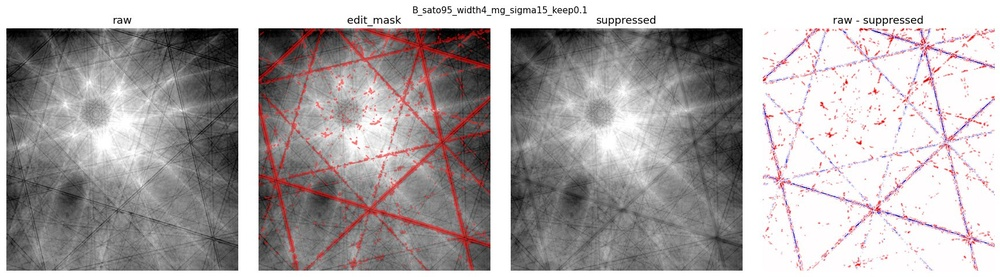
#> input picture docs/review_runs/visual_line_hide_v1/variants/B_sato95_width4_mg_sigma15_keep0.1/summary_panel.jpg, 1000 x 277 px, shrunk from 1729 x 479 before the run
$ python stage2_background_sampling.py --input ../../docs/review_runs/visual_line_hide_v1/variants/B_sato95_width4_mg_sigma15_keep0.1/summary_panel.jpg --out out
#> lines starting #> are read from the running program, lines starting #| are printed output that depends on the picture
"""Stage 2 - Kossel line local random background sampling test.

This stage does NOT train a model and does NOT detect defects.
It only tests whether labelled Kossel line regions can be made to visually
blend into the background by local random patch sampling + soft blending.

Run:
    python stage2_background_sampling.py \
        --input data.tif \
        --dataset line_stage1_dataset \
        --out stage2_bg_sampling_test

If model probability is available:
    python stage2_background_sampling.py \
        --input data.tif \
        --dataset line_stage1_dataset \
        --line-prob line_stage1_infer_v1/line_prob.tif \
        --out stage2_bg_sampling_test
"""

from __future__ import annotations

import argparse
import csv
import json
from pathlib import Path

import numpy as np
import tifffile
from PIL import Image
from scipy import ndimage
from skimage import measure, morphology
from skimage.morphology import disk

import matplotlib
matplotlib.use("Agg")
import matplotlib.pyplot as plt


# ------------------------------- I/O helpers ------------------------------- #


def find_file(*candidates):
    for c in candidates:
        if c is None:
            continue
        p = Path(c)
        if p.exists():
            return p
    return None


def load_grayscale(path):
    p = Path(path)
    if p.suffix.lower() in (".tif", ".tiff"):
        img = tifffile.imread(str(p))
    else:
        img = np.array(Image.open(str(p)))
#> img is the input picture: shape (277, 1000, 3); mean R, G, B 172.3, 166.4, 167.1
    if img.ndim == 3:
        if img.shape[-1] in (3, 4):
            img = img[..., :3].mean(axis=-1)
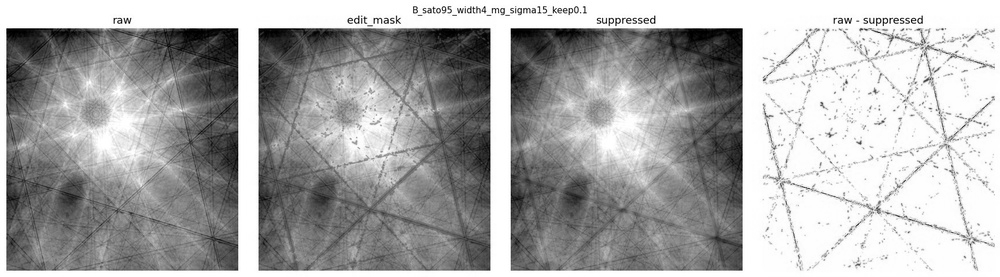
#> img: shape (277, 1000) float64; min 0, max 255, mean 168.6
        elif img.shape[0] in (1, 3, 4):
            img = img[0] if img.shape[0] == 1 else img[:3].mean(axis=0)
        else:
            img = img[..., 0]
    return img


# [739 lines left out: functions to_preview_uint8, removed_to_uint8, uncertainty_to_uint8, make_overlay, build_raw_masks, postprocess_mask and 16 more, not called in this run]


# ---------------------------------- main ---------------------------------- #


def parse_args():
    ap = argparse.ArgumentParser()
    ap.add_argument("--input", required=True, help="Path to data.tif")
    ap.add_argument("--dataset", default="line_stage1_dataset",
                    help="Path to line_stage1_dataset/ (label + sato live here)")
    ap.add_argument("--line-prob", default=None, help="Optional line_prob.tif from model")
    ap.add_argument("--out", required=True, help="Output directory")
    ap.add_argument("--num-samples", type=int, default=16)
    ap.add_argument("--offset-min", type=int, default=8)
    ap.add_argument("--offset-max", type=int, default=80)
    ap.add_argument("--source-exclude-dilate", type=int, default=4)
    ap.add_argument("--soft-sigma", type=float, default=1.5)
    ap.add_argument("--seed", type=int, default=0)
    ap.add_argument("--stage", choices=("v1", "v2", "both"), default="v2",
                    help="v1: pixel-wise median over 4 sampling configs; "
                         "v2: 3 fill modes (median_raw / single_texture / bestk_texture) "
                         "with simplified params; both: run both")
    # v2 params (used when --stage in {v2, both}); the v1 sampling configs
    # are still hard-coded as before.
    ap.add_argument("--v2-offset-min", type=int, default=10)
    ap.add_argument("--v2-offset-max", type=int, default=80)
    ap.add_argument("--v2-num-samples", type=int, default=8)
    ap.add_argument("--v2-source-exclude-dilate", type=int, default=2)
    ap.add_argument("--v2-soft-sigma", type=float, default=1.0)
    return ap.parse_args()


def main():
    args = parse_args()

    out_dir = Path(args.out)
    (out_dir / "masks").mkdir(parents=True, exist_ok=True)
    (out_dir / "overlays").mkdir(parents=True, exist_ok=True)
    (out_dir / "variants").mkdir(parents=True, exist_ok=True)
    (out_dir / "reports").mkdir(parents=True, exist_ok=True)

    ds = Path(args.dataset)
    cwd = Path(".")

    print(f"[load] input image: {args.input}")
    img = load_grayscale(args.input)
    img_f = img.astype(np.float32)
    H, W = img_f.shape
#> H = 277; W = 1000
    print(f"  shape={img_f.shape}  dtype={img.dtype}  "
          f"min={float(img_f.min()):.4f}  max={float(img_f.max()):.4f}")
#|   shape=(277, 1000)  dtype=float64  min=0.0000  max=255.0000

    label_path = find_file(
        ds / "pseudo_labels" / "train_label_selected.png",
        ds / "train_label_selected.png",
        cwd / "train_label_selected.png",
    )
    if label_path is None:
#> (the run stopped early here; a loop or call above may not have finished)
